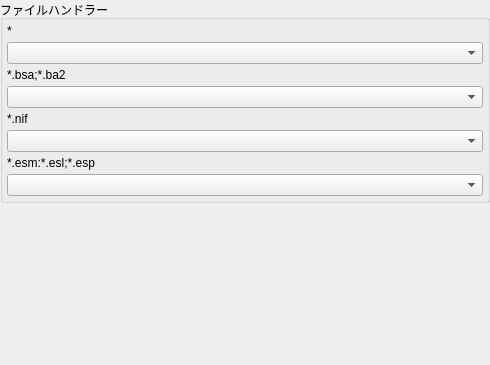
<?xml version="1.0" encoding="UTF-8"?>
<ui version="4.0">
 <class>UISettingsFileHandler</class>
 <widget class="QWidget" name="UISettingsFileHandler">
  <property name="geometry">
   <rect>
    <x>0</x>
    <y>0</y>
    <width>490</width>
    <height>365</height>
   </rect>
  </property>
  <property name="windowTitle">
   <string>Form</string>
  </property>
  <layout class="QVBoxLayout" name="verticalLayout_3">
   <property name="spacing">
    <number>0</number>
   </property>
   <property name="leftMargin">
    <number>0</number>
   </property>
   <property name="topMargin">
    <number>0</number>
   </property>
   <property name="rightMargin">
    <number>0</number>
   </property>
   <property name="bottomMargin">
    <number>0</number>
   </property>
   <item>
    <widget class="QGroupBox" name="groupBox">
     <property name="title">
      <string>ファイルハンドラー</string>
     </property>
     <layout class="QVBoxLayout" name="verticalLayout_2">
      <property name="spacing">
       <number>4</number>
      </property>
      <property name="leftMargin">
       <number>4</number>
      </property>
      <property name="topMargin">
       <number>4</number>
      </property>
      <property name="rightMargin">
       <number>4</number>
      </property>
      <property name="bottomMargin">
       <number>4</number>
      </property>
      <item>
       <widget class="QLabel" name="label_2">
        <property name="text">
         <string>*</string>
        </property>
       </widget>
      </item>
      <item>
       <widget class="ComboBoxFileHandler" name="comboBox_text"/>
      </item>
      <item>
       <widget class="QLabel" name="label_4">
        <property name="text">
         <string>*.bsa;*.ba2</string>
        </property>
       </widget>
      </item>
      <item>
       <widget class="ComboBoxFileHandler" name="comboBox_bsa"/>
      </item>
      <item>
       <widget class="QLabel" name="label">
        <property name="text">
         <string>*.nif</string>
        </property>
       </widget>
      </item>
      <item>
       <widget class="ComboBoxFileHandler" name="comboBox_nif"/>
      </item>
      <item>
       <widget class="QLabel" name="label_5">
        <property name="text">
         <string>*.esm:*.esl;*.esp</string>
        </property>
       </widget>
      </item>
      <item>
       <widget class="ComboBoxFileHandler" name="comboBox_esp"/>
      </item>
     </layout>
    </widget>
   </item>
   <item>
    <spacer name="verticalSpacer">
     <property name="orientation">
      <enum>Qt::Vertical</enum>
     </property>
     <property name="sizeHint" stdset="0">
      <size>
       <width>20</width>
       <height>40</height>
      </size>
     </property>
    </spacer>
   </item>
  </layout>
 </widget>
 <customwidgets>
  <customwidget>
   <class>ComboBoxFileHandler</class>
   <extends>QComboBox</extends>
   <header>ComboBoxFileHandler.h</header>
  </customwidget>
 </customwidgets>
 <resources/>
 <connections/>
</ui>
